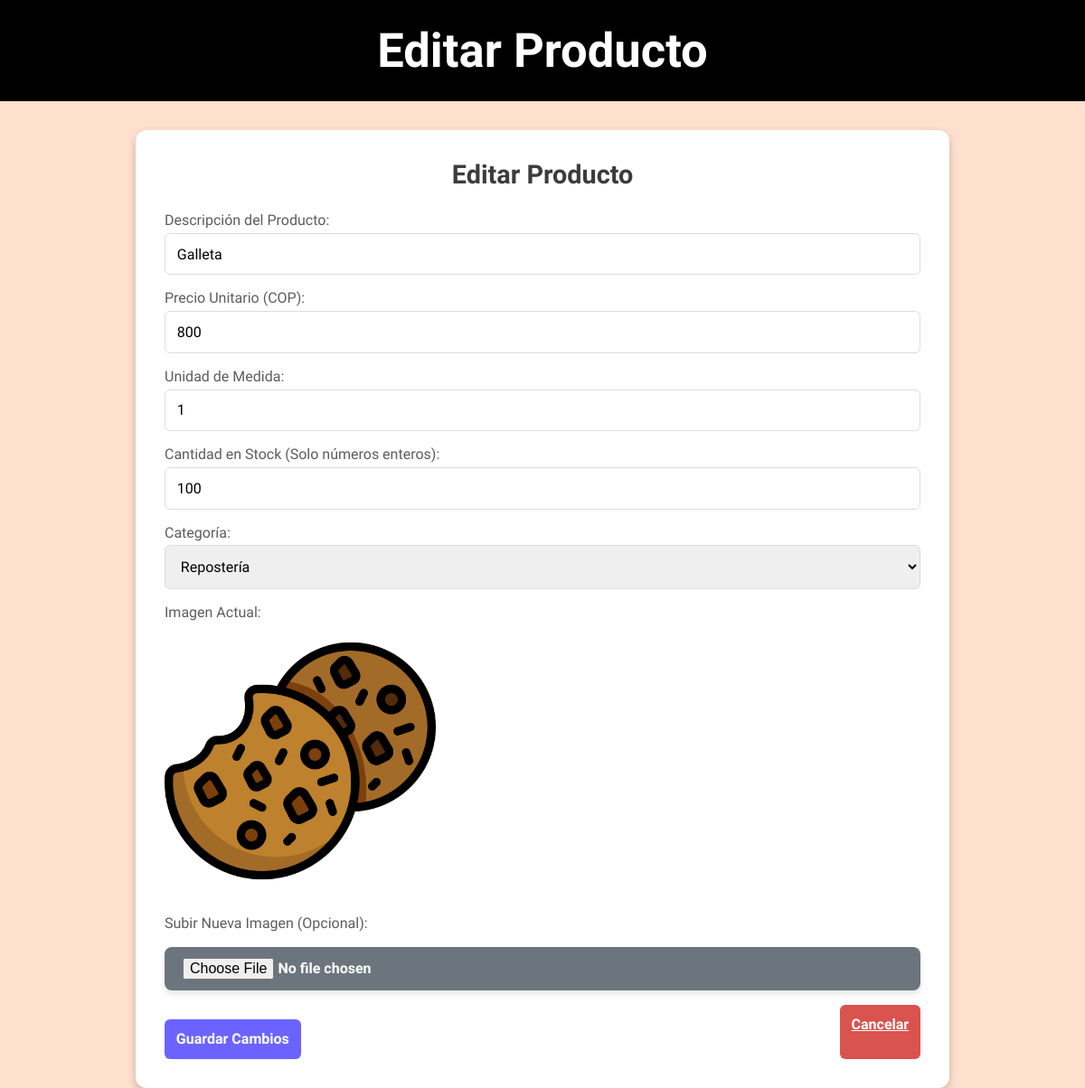
Screenshot of /editar_producto/3 with the database file from the repository.
### models/productos.py (models this page shows, shortened)
class Producto(Base):
    __tablename__ = 'productos'
    id = Column(Integer, primary_key=True, autoincrement=True)
    descripcion = Column(String(300), unique=True, nullable=False)
    valor_unitario = Column(Integer, nullable=False)
    unidad_medida = Column(String(3), nullable=False)
    cantidad_stock = Column(Integer, nullable=False)
    categoria_id = Column(Integer, ForeignKey('categorias.id'), nullable=False)
    imagen = Column(String(300), nullable=True)
    categoria = relationship("Categoria", back_populates="productos")

### models/categoria.py (models this page shows, shortened)
class Categoria(Base):
    __tablename__ = 'categorias'
    id = Column(Integer, primary_key=True, autoincrement=True)
    nombre = Column(String(100), unique=True, nullable=False)
    productos = relationship("Producto", back_populates="categoria")

### app.py (the view, shortened to what this page needs)
@app.route('/editar_producto/<int:id>', methods=['GET', 'POST'])
def editar_producto(id):
    producto = db_session.query(Producto).get(id)
    if not producto:
        flash('El producto no existe.', 'error')
        return redirect(url_for('productos'))
    categorias = db_session.query(Categoria).all()
    return render_template('editar_producto.html', producto=producto, categorias=categorias)

### app.py (called while the page is built)
@app.context_processor
def inject_favicon():
    return {"favicon_url": url_for('static', filename='favicon.ico')}

### templates/editar_producto.html (shortened to what this page needs)
<!DOCTYPE html>
<html lang="es">
<head>
    <link rel="stylesheet" href="{{ url_for('static', filename='styles.css') }}">
</head>
<body>
    <nav>
        <div class="navbar">
            <h1>Editar Producto</h1>
        </div>
    </nav>
    <div class="contenedor">
        <h2 class="titulo">Editar Producto</h2>
        <form method="POST" action="{{ url_for('editar_producto', id=producto.id) }}" enctype="multipart/form-data">
            <div class="form-group">
                <label for="descripcion">Descripción del Producto:</label>
                <input type="text" id="descripcion" name="descripcion" value="{{ producto.descripcion }}" required>
            </div>
            <div class="form-group">
                <label for="valor_unitario">Precio Unitario (COP):</label>
                <input type="number" id="valor_unitario" name="valor_unitario" step="100" value="{{ producto.valor_unitario|int }}" required>
            </div>
            <div class="form-group">
                <label for="unidad_medida">Unidad de Medida:</label>
                <input type="text" id="unidad_medida" name="unidad_medida" value="{{ producto.unidad_medida }}" required>
            </div>
            <div class="form-group">
                <label for="cantidad_stock">Cantidad en Stock (Solo números enteros):</label>
                <input type="number" id="cantidad_stock" name="cantidad_stock" step="1" value="{{ producto.cantidad_stock|int }}" required>
            </div>
            <div class="form-group">
                <label for="categoria">Categoría:</label>
                <select id="categoria" name="categoria_id" required>
                    {% for categoria in categorias %}
                    <option value="{{ categoria.id }}" {% if categoria.id == producto.categoria_id %}selected{% endif %}>
                        {{ categoria.nombre }}
                    </option>
                    {% endfor %}
                </select>
            </div>
            <div class="form-group">
                <label for="imagen_actual">Imagen Actual:</label>
                <div class="imagen-previa">
                    {% if producto.imagen %}
                    <img src="{{ url_for('static', filename=producto.imagen) }}" alt="Imagen del producto" class="producto-img-detalle">
                    {% else %}
                    <p>No hay imagen disponible.</p>
                    {% endif %}
                </div>
            </div>
            <div class="form-group">
                <label for="imagen">Subir Nueva Imagen (Opcional):</label>
                <input type="file" id="imagen" name="imagen" class="btn-archivo">
            </div>
            <div class="btn-group">
                <button type="submit" class="btn">Guardar Cambios</button>
                <a href="{{ url_for('productos') }}" class="btn btn-cancelar">Cancelar</a>
            </div>
        </form>
    </div>
</body>
</html>

### static/styles.css (style rules this page uses)
* { font-family: "Signika Negative", sans-serif; margin: 0; padding: 0; box-sizing: border-box; }
body { width: 100%; height: 100vh; background: #ffdfcd; font-family: Arial, sans-serif; }
.navbar { display: flex; justify-content: center; align-items: center; background: black; color: white; padding: 10px; border: 15px solid black; font-size: 35px; position: relative; }
.contenedor { margin: 2rem auto; max-width: 900px; background-color: #ffffff; border-radius: 12px; padding: 2rem; box-shadow: 0 4px 10px rgba(0, 0, 0, 0.2); }
.titulo { text-align: center; margin-bottom: 1.5rem; font-size: 1.8rem; color: #3c3c3c; }
form { display: flex; flex-direction: column; gap: 1rem; }
.form-group { display: flex; flex-direction: column; }
label { font-size: 1rem; color: #5c5c5c; margin-bottom: 0.3rem; }
input, select { padding: 0.8rem; font-size: 1rem; border: 1px solid #ddd; border-radius: 6px; transition: border-color 0.3s; }
.btn { margin-top: 1rem; padding: 0.8rem; font-size: 1rem; font-weight: bold; text-align: center; background-color: #6c63ff; color: white; border: none; border-radius: 6px; cursor: pointer; transition: background-color 0.3s; }
.btn-cancelar { background-color: #f44336; margin-top: 0; }
.btn-group { display: flex; justify-content: space-between; }
.btn-archivo { padding: 12px 20px; background-color: #6c757d; color: white; border: none; border-radius: 8px; cursor: pointer; font-size: 16px; font-weight: bold; transition: all 0.3s ease; display: inline-block; margin-top: 12px; box-shadow: 0 4px 6px rgba(0, 0, 0, 0.1); text-align: center; }
.producto-img-detalle { max-width: 100%; max-height: 300px; object-fit: contain; border-radius: 15px; }
.btn-cancelar { background-color: #d9534f; color: white; }

### rows the page displays
Producto: descripcion "Galleta", valor_unitario "800", unidad_medida "1", cantidad_stock "100", categoria_id "Repostería", imagen (picture)
